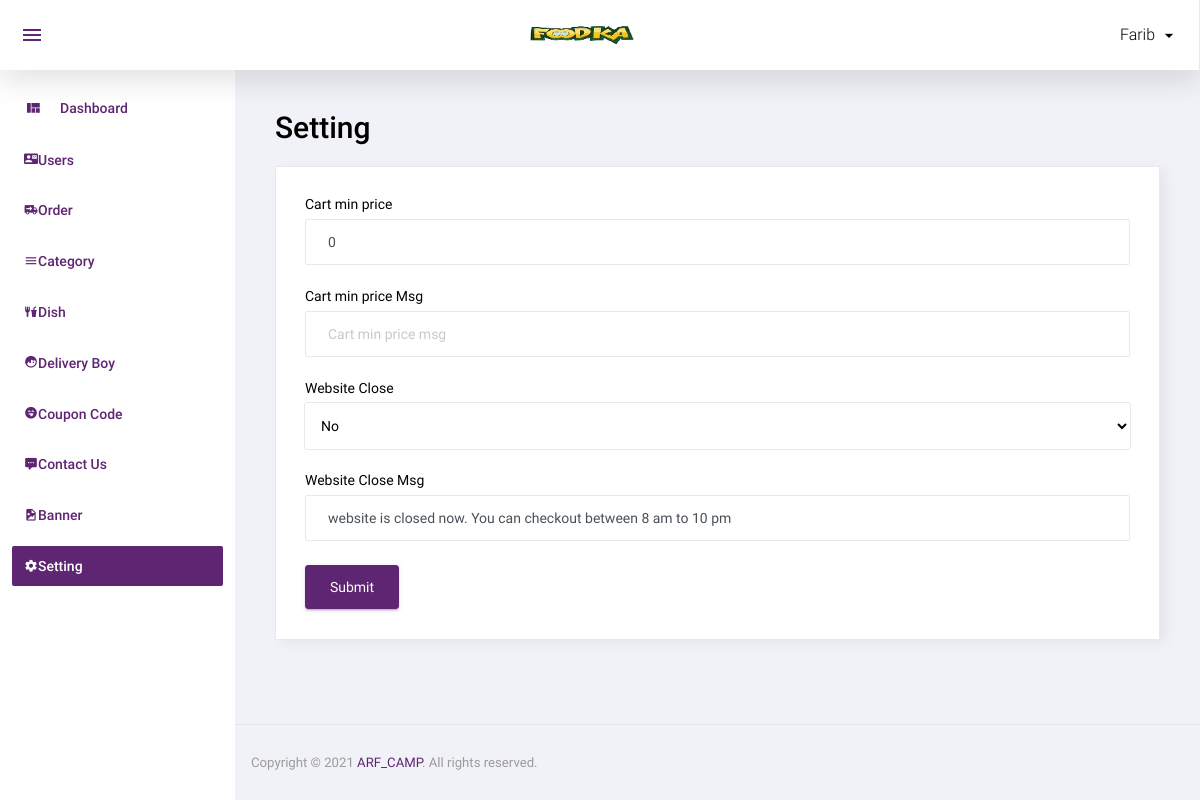
Page /admin/setting.php (signed in) on the earlier database version.
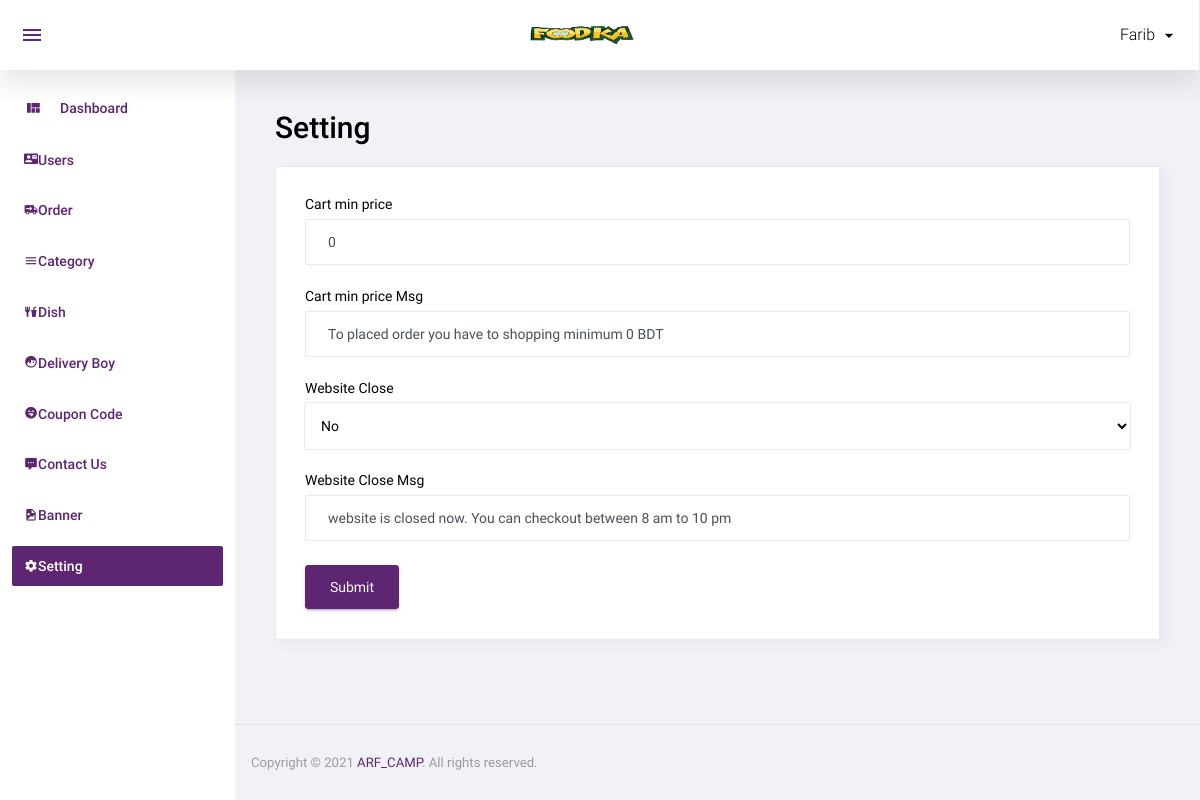
Same page on the later database version.
### tables this page shows
CREATE TABLE `setting` (
  `id` int(11) NOT NULL,
  `cart_min_price` int(11) NOT NULL,
  `cart_min_price_msg` varchar(200) NOT NULL,
  `website_close` int(11) NOT NULL,
  `website_close_msg` varchar(200) NOT NULL
);

### admin/setting.php (the view, shortened to what this page needs)
<?php
include('top.php');
$row=mysqli_fetch_assoc(mysqli_query($con,"select * from setting where id='1'"));
$cart_min_price=$row['cart_min_price'];
$cart_min_price_msg=$row['cart_min_price_msg'];
$website_close=$row['website_close'];
$website_close_msg=$row['website_close_msg'];
$websiteCloseArr=array('No','Yes');
?>
<div class="row">
			<h1 class="grid_title ml10 ml15">Setting</h1>
            <div class="col-12 grid-margin stretch-card">
              <div class="card">
                <div class="card-body">
                  <form class="forms-sample" method="post">
                    <div class="form-group">
                      <label for="exampleInputName1">Cart min price</label>
                      <input type="text" class="form-control" placeholder="Cart min price" name="cart_min_price"  value="<?php echo $cart_min_price?>">
                    </div>
                    <div class="form-group">
                      <label for="exampleInputEmail3" required>Cart min price Msg</label>
                      <input type="textbox" class="form-control" placeholder="Cart min price msg" name="cart_min_price_msg"  value="<?php echo $cart_min_price_msg?>">
                    </div>
					<div class="form-group">
                      <label for="exampleInputEmail3" required>Website Close</label>
                      <select name="website_close" class="form-control">
						<?php foreach($websiteCloseArr as $key=>$val){
							if($website_close==$key){
								echo "<option value='$key' selected='selected'>$val</option>";
							}else{
								echo "<option value='$key'>$val</option>";
							}
						} ?>
                    </div>
					<div class="form-group">
                      <label for="exampleInputEmail3" required>Website Close Msg</label>
                      <input type="textbox" class="form-control" placeholder="Website close msg" name="website_close_msg"  value="<?php echo $website_close_msg?>">
                    </div>
                    <button type="submit" class="btn btn-primary mr-2" name="submit">Submit</button>
                  </form>
                </div>
              </div>
            </div>
		 </div>
<?php include('footer.php');?>

Differences in the rows shown:
changed setting "No": cart_min_price_msg (not shown) → "To placed order you have to shopping minimum 0 BDT"
